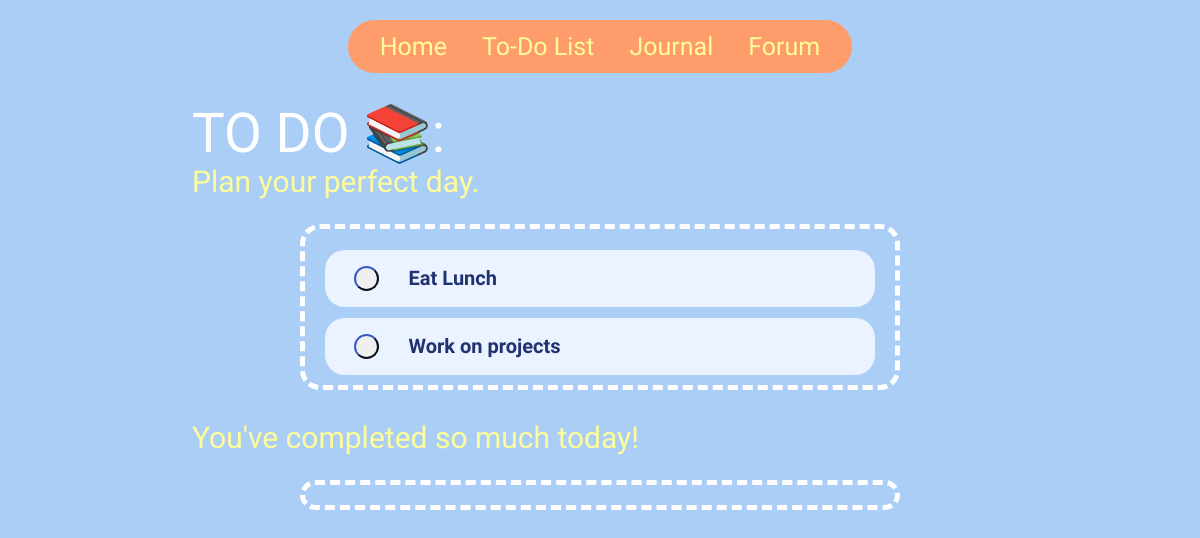
/todo/1, run on the app's committed database.
### perfectDay/models.py (models this page shows)
class todotask(models.Model):
    authorid = models.SmallIntegerField()
    text= models.CharField()
    done = models.BooleanField(default=False)
    due = models.DateTimeField()

### perfectDay/views.py (the view, shortened to what this page needs)
# urls.py: path('todo/<int:userID>', views.todo, name='todo'),
def todo(request, userID):
    allTodo= todotask.objects.filter(authorid = userID)
    data = {"ID": userID,
            "tasks": allTodo }
    template = loader.get_template('todo.html')
    return HttpResponse(template.render(request= request,context= data))

### perfectDay/templates/todo.html (shortened to what this page needs)
<!DOCTYPE html>
<html lang="en">
{% load static %}
<head>
    <link rel="stylesheet" href="{% static 'css/todo.css' %}">
</head>
<body>
  {% include 'nav.html' %}
  <div class="heading">
    <h1>TO DO 📚: </h1>
    <h3>Plan your perfect day. </h3>
  </div>
  <div class="main-container" id= "todo-container">
    {% for task in tasks %}
      {% if not task.done %}
      <div class="taskBox">
        <form  method="POST" style="display: flex; flex-direction: row;">
          <button type= "submit" class = doneToggle id ="{{task.id}}" name ="taskMarked" value ="{{task.id}}" > </button>
          <p>{{task.text}}</p>
        </form>
      </div>
      {% endif %}
    {% empty %}
      <p>Nothing here yet!</p>
    {% endfor %}
  </div>
  <h3 style="margin-left: 16%; margin-top: 30px;">You've completed so much today!</h3>
  <div class="main-container" id= "todo-container">
  </div>
</body>

### perfectDay/static/css/todo.css (style rules this page uses)
* { margin: 0; padding: 0; box-sizing: border-box; }
:root { --Background-Color: #76afc8; --Yellow-Color: #fffd9a; --Blue-Text-Color: #192550; --Outline-Color: #faa9e6; --Orange-Color: #fcae7b; --Peach-Color: #FFDE96; --Coral-Color: #FA855A; --Teal-Color: rgb(12, 0, 99); --Light-Blue-Color: #d4dfee; --White: #ffffff; }
body { background-color: rgb(171, 206, 247); overflow-x: hidden; overflow-y: auto; position: relative; }
h1 { color: white; font-family: "Bungee", sans-serif; font-weight: 200; font-size:55px; font-style: normal; margin: 0; line-height: 1.1; }
h3 { color: var(--Yellow-Color); font-family: "Mouse Memoirs", sans-serif; font-optical-sizing: auto; font-weight: 200; font-size: 30px; }
p { color: var(--Blue-Text-Color); font-family: "Comfortaa", sans-serif; font-weight: 500; font-optical-sizing: auto; font-weight: 1000; font-size: 20px; }
.heading { margin-left: 16%; margin-top: 10px; display: flex; flex-direction: column; }
.main-container { position: relative; width: 600px; height: auto; background: transparent; border: 5px dashed white; border-radius: 20px; padding: 10px; margin: auto; margin-top: 25px; display: flex; flex-direction: column; align-items: center; justify-items: center; }
.taskBox { position: relative; width: 550px; height: 40px; background: var(--Light-Blue-Color); border-radius: 20px; padding: 5%; margin: auto; margin-top: 2%; align-items: center; justify-items: center; display: flex; flex-direction: row; }
.doneToggle { border-color: var(--Blue-Text-Color); border-radius: 100%; width: 25px; height: 25px; margin-right: 30px }

### perfectDay/static/css/nav.css (style rules this page uses)
:root { --Background-Color: #76afc8; --Yellow-Color: #fffd9a; --Blue-Text-Color: #213270; --Nav-Color: #ff9864; --Nav-Color: #ff9c6b; --Orange-Color: #fcae7b; --Peach-Color: #FFDE96; --Coral-Color: #FA855A; --Teal-Color: #578088; --Light-Blue-Color: #eaf3ff; --White: #ffffff; }

### data on the page
todotask: {{ task.id }} 1 (drawn), text "Eat Lunch"
todotask: {{ task.id }} 2 (drawn), text "Work on projects"
